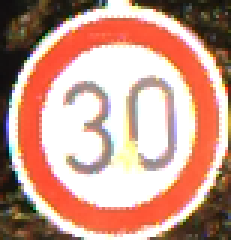
#> input picture test_reconocimiento/01-00002.ppm, 77 x 80 px (shown 3 times larger); its folder holds only this picture in this run
$ python -i CharacteristicsExtractorCanny.py   (imports and definitions only)
#> lines starting #> are read from the running program, lines starting #| are printed output that depends on the picture; after the words box and inside, x2 and y2 are one past the last pixel; in counts of white or black regions, pixels touching at a corner belong together
# -*- coding: utf-8 -*-
"""
Created on Mon Apr 29 18:29:32 2019

@author: adgao
"""

import numpy as np
import cv2 as cv
import os
from ComputedImage import ComputedImage
from skimage import feature
class CharacteristicsExtractor:
    def extract_characteristics_vector(self, path_image):
        # extraer característica dada la ruta de una imagen
#> called with path_image = 'test_reconocimiento/01-00002.ppm'
        print(path_image)
        #lee la imagen
        img = cv.imread(path_image, 1)
#> img is the input picture: shape (80, 77, 3); mean B, G, R 138.5, 154.3, 199.4
        imgCopy = img.copy()

        #pasa la imagen a niveles de gris
        imgCopy = cv.cvtColor(imgCopy, cv.COLOR_BGR2GRAY)
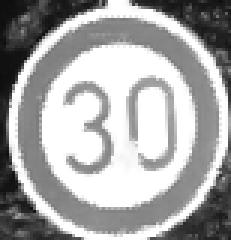
#> imgCopy: shape (80, 77) (shown 3 times larger); min 13, max 255, mean 166
        dst = imgCopy.copy()

        #equaliza la imagen
        cv.equalizeHist(dst, dst)
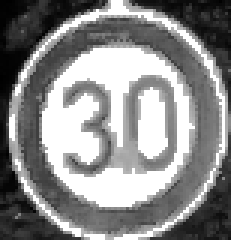
#> dst: shape (80, 77) (shown 3 times larger); min 0, max 255, mean 137.9

        # cambia el tamaña a 32x32
        dst= cv.resize(dst, (32, 32), interpolation=cv.INTER_LINEAR)
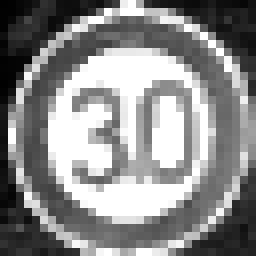
#> dst: shape (32, 32) (shown 8 times larger); min 1, max 255, mean 138.2

        dst= cv.resize(dst, (32, 32), interpolation=cv.INTER_LINEAR_EXACT)
        #hist=feature.local_binary_pattern(dst,100,1000)
        hist=feature.canny(dst,sigma=3)
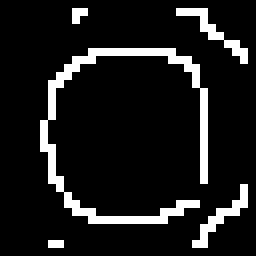
#> hist: shape (32, 32) bool (shown 8 times larger); 10.6% white in thin lines or dots, all inside (x1, y1, x2, y2) = (5, 1, 31, 31)
        #extrae el vector de caracteristicas
        """
        hog = cv.HOGDescriptor(_winSize=(32, 32), _blockSize=(16, 16), _blockStride=(8, 8), _cellSize=(8, 8), _nbins=9)
        # winStride -> Se aconseja el doble del blockStride
        winStride = (16, 16)
        padding = (8, 8)
        hist = hog.compute(dst,winStride,padding)
        """

        return hist

    # [41 lines left out: function extract_characteristics_vectors, not called in this run]

>>> result = CharacteristicsExtractor().extract_characteristics_vector('test_reconocimiento/01-00002.ppm')

$ run again, on test_reconocimiento/01-00053.ppm
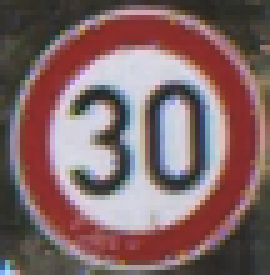
#> input picture test_reconocimiento/01-00053.ppm, 54 x 55 px (shown 5 times larger)
#> in extract_characteristics_vector, img is the input picture: shape (55, 54, 3); mean B, G, R 104.3, 103.2, 129.9
#> in extract_characteristics_vector, `dst= cv.resize(dst, (32, 32), interpolation=cv.INTER_LINEAR)`:
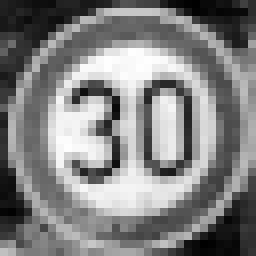
#> dst: shape (32, 32) (shown 8 times larger); min 0, max 254, mean 129
#> in extract_characteristics_vector, `hist=feature.canny(dst,sigma=3)`:
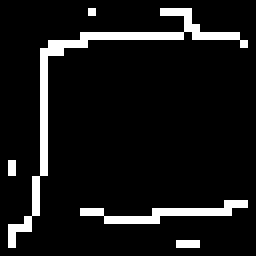
#> hist: shape (32, 32) bool (shown 8 times larger); 8.8% white in thin lines or dots, all inside (x1, y1, x2, y2) = (1, 1, 31, 31)
